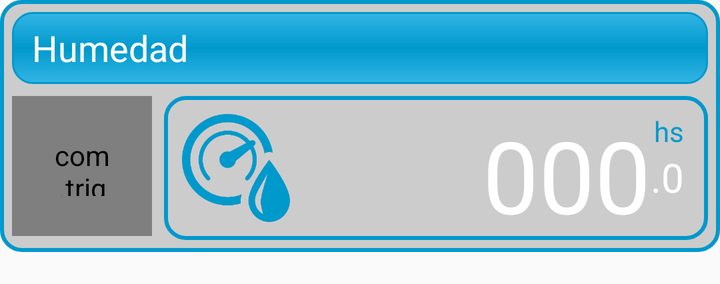
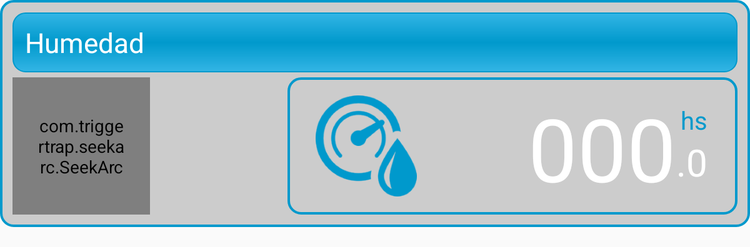

The same Android screen from two of the app's own layout files: first res/layout/ as a phone draws it, then the repository's variant for another configuration, drawn on a device whose configuration selects that folder. Both files follow.
<!-- AndroidManifest.xml: application theme AppTheme -->
<!-- res/layout/sensor_layout_hum.xml -->
<?xml version="1.0" encoding="utf-8"?>
<RelativeLayout
    xmlns:android="http://schemas.android.com/apk/res/android"
    xmlns:seekarc="http://schemas.android.com/apk/res-auto"
    android:orientation="horizontal"
    android:layout_marginBottom="16dp"
    android:layout_width="match_parent"
    android:layout_height="wrap_content"
    android:background="@drawable/sensor_bg_hum"
    android:padding="6dp">
    <RelativeLayout
        android:layout_width="70dp"
        android:layout_height="70dp"
        android:layout_below="@+id/container_title"
        android:layout_alignParentLeft="true"
        android:layout_alignParentStart="false"
        android:id="@+id/relativeLayout2">

        <com.triggertrap.seekarc.SeekArc
            android:id="@+id/seekbar_hum"
            android:padding="20dp"
            android:layout_width="match_parent"
            android:layout_height="match_parent"
            android:background="@drawable/button_detach"
            seekarc:max="10"
            seekarc:arcWidth="3dp"
            seekarc:arcColor="@color/background_btn_detach"
            seekarc:progressWidth="7dp"
            seekarc:progressColor="@color/darkblue"
            seekarc:roundEdges="true"
            seekarc:rotation="180"
            seekarc:startAngle="30"
            seekarc:sweepAngle="300"
            seekarc:touchInside="false"
          />
        <TextView
            android:layout_width="70dp"
            android:layout_height="70dp"
            android:textAppearance="?android:attr/textAppearanceSmall"
            android:id="@+id/humidity_status_txt"
            android:editable="false"
            android:typeface="monospace"
            android:textColor="@color/darkorange"
            android:gravity="center"
            android:layout_alignParentTop="true"
            android:layout_alignParentLeft="true"
            android:layout_alignParentStart="true" />

        </RelativeLayout>



    <RelativeLayout
        android:id="@+id/container_title"
        android:background="@drawable/title_sensor_bg"
        android:layout_width="fill_parent"
        android:layout_height="36dp"
        android:layout_alignParentLeft="true"
        android:layout_marginLeft="0dp"
        android:layout_alignParentTop="true"
        android:layout_marginTop="0dp"
        android:layout_marginBottom="6dp">

        <TextView
            android:layout_width="wrap_content"
            android:layout_height="wrap_content"
            android:textAppearance="?android:attr/textAppearanceMedium"
            android:text="@string/sensor_name_hum"
            android:id="@+id/sensor_name"
            android:singleLine="true"
            android:textColor="@color/white"
            android:layout_marginLeft="10dp"
            android:layout_centerVertical="true"
            android:layout_alignParentLeft="true" />

    </RelativeLayout>



        <RelativeLayout
            android:layout_width="match_parent"
            android:layout_height="wrap_content"
            android:background="@drawable/sensor_bg_hum"
            android:padding="6dp"
            android:id="@+id/relativeLayout"
            android:layout_below="@+id/container_title"
            android:layout_toRightOf="@+id/relativeLayout2"
            android:layout_toEndOf="@+id/relativeLayout2"
            android:layout_marginLeft="6dp">


            <TextView
                android:layout_width="wrap_content"
                android:layout_height="wrap_content"
                android:textAppearance="?android:attr/textAppearanceSmall"
                android:text="hs"
                android:id="@+id/textView"
                android:layout_above="@+id/hum_decimal"
                android:layout_alignRight="@+id/hum_decimal"
                android:layout_alignEnd="@+id/hum_decimal"
                android:textColor="@color/darkblue" />

            <TextView
                android:layout_width="wrap_content"
                android:layout_height="wrap_content"
                android:textAppearance="?android:attr/textAppearanceSmall"
                android:text="@string/sensor_value_decimal"
                android:id="@+id/hum_decimal"
                android:maxLength="2"
                android:textSize="20dp"

                android:layout_marginRight="6dp"
                android:layout_alignBottom="@+id/hum_value"
                android:layout_alignParentRight="true"
                android:layout_alignParentEnd="true"
                android:layout_marginBottom="12dp"
                android:textColor="@color/white" />

            <TextView
                android:layout_width="wrap_content"
                android:layout_height="wrap_content"
                android:textAppearance="?android:attr/textAppearanceLarge"
                android:text="@string/sensor_value"
                android:textColor="@color/white"
                android:id="@+id/hum_value"
                android:textSize="50dp"
                android:textIsSelectable="false"
                android:numeric="integer"
                android:singleLine="true"
                android:layout_alignBottom="@+id/sensor_icon"
                android:layout_toLeftOf="@+id/hum_decimal" />

            <ImageView
                android:layout_width="60dp"
                android:layout_height="60dp"
                android:id="@+id/sensor_icon"
                android:src="@drawable/ic_humidity_512"
                android:layout_alignParentLeft="true"
                android:layout_alignParentStart="true" />
        </RelativeLayout>


</RelativeLayout>
<!-- resources referenced by this layout -->
<resources>
  <item name="background_btn_detach" type="color">#3affffff</item>
  <item name="darkblue" type="color">#FF0099CC</item>
  <item name="darkorange" type="color">#FFFF8800</item>
  <item name="white" type="color">#FFF</item>
  <!-- drawable button_detach (drawable-hdpi) -->
  <?xml version="1.0" encoding="utf-8"?>
  <shape xmlns:android="http://schemas.android.com/apk/res/android" android:shape="oval" >
      <corners
          android:radius="0dp"
          />
      <solid
          android:color="@color/background_btn_detach"
          android:type="linear"
          />
      <padding
          android:left="0dp"
          android:top="0dp"
          android:right="0dp"
          android:bottom="0dp"
          />
      <size
          android:width="270dp"
          android:height="270dp"
          />
      <stroke
          android:width="1dp"
          android:color="@color/white"
          />
  </shape>
  <!-- drawable ic_humidity_512: png bitmap (drawable-hdpi, 9772 bytes) -->
  <!-- drawable sensor_bg_hum (drawable-hdpi) -->
  <?xml version="1.0" encoding="utf-8"?>
  <shape xmlns:android="http://schemas.android.com/apk/res/android"
      android:shape="rectangle"
      >
      <corners android:radius="10dp"></corners>
      <stroke
          android:color="@color/darkblue"
          android:width="2dp"
          ></stroke>
      <solid android:color="@color/ligthgray"></solid>
  
  </shape>
  <!-- drawable title_sensor_bg (drawable-hdpi) -->
  <?xml version="1.0" encoding="utf-8"?>
  <shape xmlns:android="http://schemas.android.com/apk/res/android"
      android:shape="rectangle"
      >
      <corners android:radius="10dp"></corners>
      <stroke
          android:color="@color/darkblue"
          android:width="1dp"
          ></stroke>
      <gradient
          android:angle="90"
          android:startColor="@color/blue"
          android:centerColor="@color/darkblue"
          android:endColor="@color/blue">
  
      </gradient>
  
  </shape>
  <string name="sensor_name_hum">Humedad</string>
  <string name="sensor_value">000</string>
  <string name="sensor_value_decimal">.0</string>
  <style name="AppTheme" parent="Theme.AppCompat.Light.DarkActionBar">
          
      </style>
  <item name="ligthgray" type="color">#ccc</item>
  <item name="blue" type="color">#FF33B5E5</item>
</resources>
<!-- res/layout-sw600dp/sensor_layout_hum.xml (the repository's variant of the layout above) -->
<!-- drawn on a 7-inch tablet held upright -->
<?xml version="1.0" encoding="utf-8"?>
<RelativeLayout
    xmlns:android="http://schemas.android.com/apk/res/android"
    xmlns:seekarc="http://schemas.android.com/apk/res-auto"
    android:orientation="horizontal"
    android:layout_marginBottom="16dp"
    android:layout_width="match_parent"
    android:layout_height="wrap_content"
    android:background="@drawable/sensor_bg_hum"
    android:padding="10dp">
    <RelativeLayout
        android:layout_width="fill_parent"
        android:layout_height="fill_parent"
        android:layout_toStartOf="@+id/relativeLayout"
        android:layout_alignBottom="@+id/relativeLayout"
        android:layout_toLeftOf="@+id/relativeLayout"
        android:layout_alignTop="@+id/relativeLayout">

        <com.triggertrap.seekarc.SeekArc
            android:id="@+id/seekbar_hum"
            android:layout_width="110dp"
            android:layout_height="110dp"
            android:background="@drawable/button_detach"
            android:padding="20dp"
            seekarc:max="10"
            seekarc:arcWidth="3dp"
            seekarc:arcColor="@color/background_btn_detach"
            seekarc:progressWidth="7dp"
            seekarc:progressColor="@color/darkblue"
            seekarc:roundEdges="true"
            seekarc:rotation="180"
            seekarc:startAngle="30"
            seekarc:sweepAngle="300"
            seekarc:touchInside="false"

            android:layout_alignParentLeft="true"
            android:layout_alignParentStart="true" />
        <TextView
            android:layout_width="110dp"
            android:layout_height="110dp"
            android:textAppearance="?android:attr/textAppearanceSmall"
            android:id="@+id/humidity_status_txt"
            android:editable="false"
            android:typeface="monospace"
            android:textColor="@color/darkorange"
            android:gravity="center"
            android:layout_centerVertical="true"
            android:text="" />

        </RelativeLayout>



    <RelativeLayout
        android:id="@+id/container_title"
        android:background="@drawable/title_sensor_bg"
        android:layout_width="fill_parent"
        android:layout_height="48dp"
        android:layout_alignParentLeft="true"
        android:layout_marginLeft="0dp"
        android:layout_alignParentTop="true"
        android:layout_marginTop="0dp">

        <TextView
            android:layout_width="wrap_content"
            android:layout_height="wrap_content"
            android:textAppearance="?android:attr/textAppearanceLarge"
            android:text="@string/sensor_name_hum"
            android:id="@+id/sensor_name"
            android:singleLine="true"
            android:textColor="@color/white"
            android:layout_marginLeft="10dp"
            android:layout_centerVertical="true"
            android:layout_alignParentLeft="true" />

    </RelativeLayout>



        <RelativeLayout
            android:layout_width="360dp"
            android:layout_height="wrap_content"
            android:layout_below="@+id/container_title"
            android:layout_alignParentRight="true"
            android:layout_alignParentEnd="true"
            android:layout_marginTop="4dp"
            android:background="@drawable/sensor_bg_hum"
            android:padding="10dp"
            android:id="@+id/relativeLayout">


            <TextView
                android:layout_width="wrap_content"
                android:layout_height="wrap_content"
                android:textAppearance="?android:attr/textAppearanceSmall"
                android:text="hs"
                android:id="@+id/textView"
                android:layout_above="@+id/hum_decimal"
                android:layout_alignRight="@+id/hum_decimal"
                android:layout_alignEnd="@+id/hum_decimal"
                android:textSize="20dp"
                android:textColor="@color/darkblue" />

            <TextView
                android:layout_width="wrap_content"
                android:layout_height="wrap_content"
                android:textAppearance="?android:attr/textAppearanceSmall"
                android:text="@string/sensor_value_decimal"
                android:id="@+id/hum_decimal"
                android:maxLength="2"
                android:textSize="30dp"

                android:layout_marginRight="14dp"
                android:layout_alignBottom="@+id/hum_value"
                android:layout_alignParentRight="true"
                android:layout_alignParentEnd="true"
                android:layout_marginBottom="12dp"
                android:textColor="@color/white" />

            <TextView
                android:layout_width="wrap_content"
                android:layout_height="wrap_content"
                android:textAppearance="?android:attr/textAppearanceLarge"
                android:text="@string/sensor_value"
                android:textColor="@color/white"
                android:id="@+id/hum_value"
                android:textSize="70dp"
                android:textIsSelectable="false"
                android:numeric="integer"
                android:singleLine="true"
                android:layout_alignBottom="@+id/sensor_icon"
                android:layout_toLeftOf="@+id/hum_decimal" />

            <ImageView
                android:layout_width="90dp"
                android:layout_height="90dp"
                android:layout_marginLeft="8dp"
                android:id="@+id/sensor_icon"
                android:src="@drawable/ic_humidity_512"
                android:layout_alignParentLeft="true"
                android:layout_alignParentStart="true" />
        </RelativeLayout>


</RelativeLayout>
